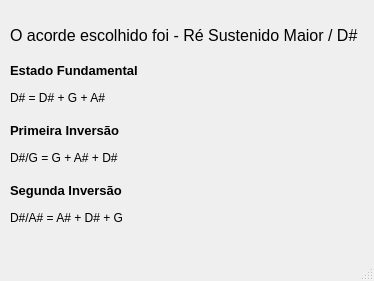
<?xml version="1.0" encoding="UTF-8"?>
<ui version="4.0">
 <class>MainWindow</class>
 <widget class="QMainWindow" name="MainWindow">
  <property name="geometry">
   <rect>
    <x>0</x>
    <y>0</y>
    <width>374</width>
    <height>281</height>
   </rect>
  </property>
  <property name="windowTitle">
   <string>MainWindow</string>
  </property>
  <widget class="QWidget" name="centralwidget">
   <widget class="QLabel" name="label">
    <property name="geometry">
     <rect>
      <x>10</x>
      <y>20</y>
      <width>351</width>
      <height>31</height>
     </rect>
    </property>
    <property name="font">
     <font>
      <pointsize>12</pointsize>
     </font>
    </property>
    <property name="text">
     <string>O acorde escolhido foi - Ré Sustenido Maior / D#</string>
    </property>
   </widget>
   <widget class="QLabel" name="label_2">
    <property name="geometry">
     <rect>
      <x>10</x>
      <y>60</y>
      <width>141</width>
      <height>21</height>
     </rect>
    </property>
    <property name="font">
     <font>
      <pointsize>10</pointsize>
      <weight>75</weight>
      <bold>true</bold>
     </font>
    </property>
    <property name="text">
     <string>Estado Fundamental</string>
    </property>
   </widget>
   <widget class="QLabel" name="label_3">
    <property name="geometry">
     <rect>
      <x>10</x>
      <y>90</y>
      <width>341</width>
      <height>16</height>
     </rect>
    </property>
    <property name="font">
     <font>
      <pointsize>9</pointsize>
     </font>
    </property>
    <property name="text">
     <string>D# = D# + G + A#</string>
    </property>
   </widget>
   <widget class="QLabel" name="label_4">
    <property name="geometry">
     <rect>
      <x>10</x>
      <y>150</y>
      <width>351</width>
      <height>16</height>
     </rect>
    </property>
    <property name="font">
     <font>
      <pointsize>9</pointsize>
     </font>
    </property>
    <property name="text">
     <string>D#/G = G + A# + D#</string>
    </property>
   </widget>
   <widget class="QLabel" name="label_5">
    <property name="geometry">
     <rect>
      <x>10</x>
      <y>120</y>
      <width>141</width>
      <height>21</height>
     </rect>
    </property>
    <property name="font">
     <font>
      <pointsize>10</pointsize>
      <weight>75</weight>
      <bold>true</bold>
     </font>
    </property>
    <property name="text">
     <string>Primeira Inversão</string>
    </property>
   </widget>
   <widget class="QLabel" name="label_6">
    <property name="geometry">
     <rect>
      <x>10</x>
      <y>210</y>
      <width>351</width>
      <height>16</height>
     </rect>
    </property>
    <property name="font">
     <font>
      <pointsize>9</pointsize>
     </font>
    </property>
    <property name="text">
     <string>D#/A# = A# + D# + G</string>
    </property>
   </widget>
   <widget class="QLabel" name="label_7">
    <property name="geometry">
     <rect>
      <x>10</x>
      <y>180</y>
      <width>141</width>
      <height>21</height>
     </rect>
    </property>
    <property name="font">
     <font>
      <pointsize>10</pointsize>
      <weight>75</weight>
      <bold>true</bold>
     </font>
    </property>
    <property name="text">
     <string>Segunda Inversão</string>
    </property>
   </widget>
  </widget>
  <widget class="QMenuBar" name="menubar">
   <property name="geometry">
    <rect>
     <x>0</x>
     <y>0</y>
     <width>374</width>
     <height>21</height>
    </rect>
   </property>
  </widget>
  <widget class="QStatusBar" name="statusbar"/>
 </widget>
 <resources/>
 <connections/>
</ui>
